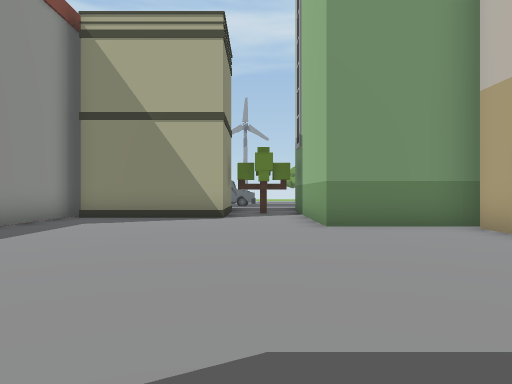
[1] (above)

24 first-person views from a walk through a 3-D level made in the Unity game engine. The camera is 1.3 m above the floor, looks level and sees 70° across. The floor is counted in squares, 2 m on a side. Each view is taken from the middle of a square. On the plan, view 1 faces up. The plan holds only what a view shows up to about 11 squares ahead; the rest is blank. The place goes on beyond the plan. The player is left out.

[2]
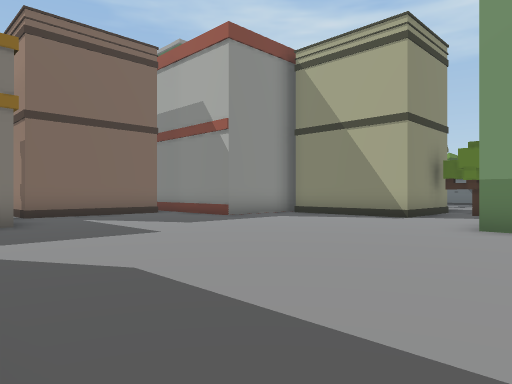

[3]
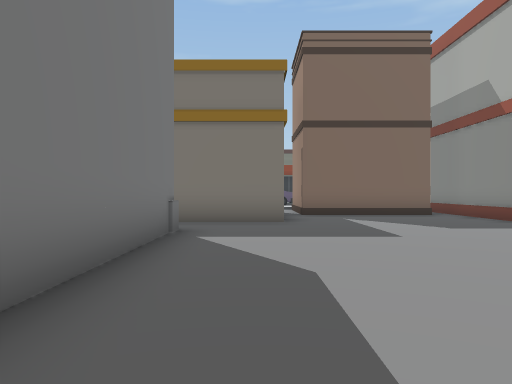

[4]
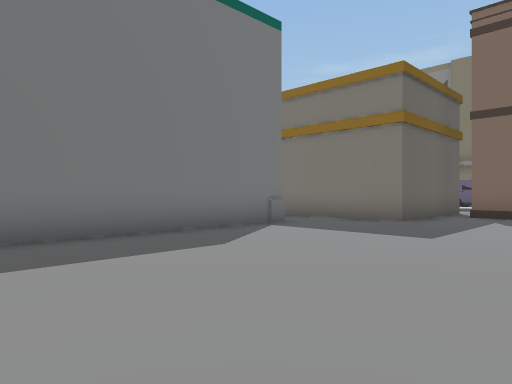

[5]
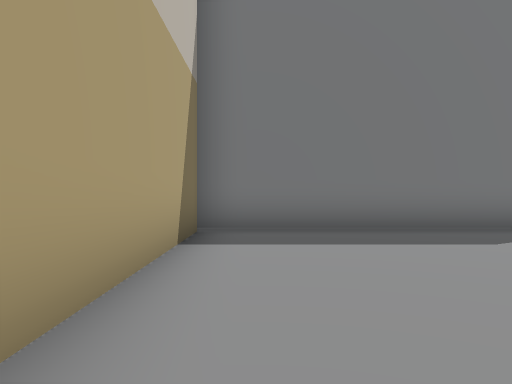

[6]
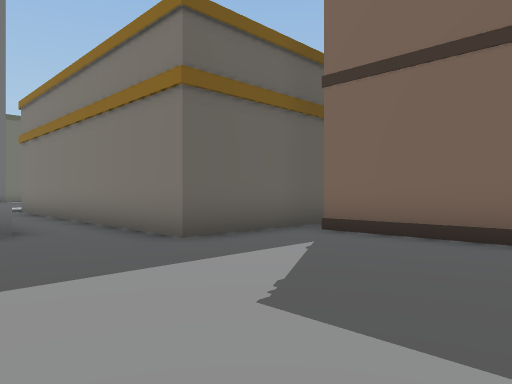

[7]
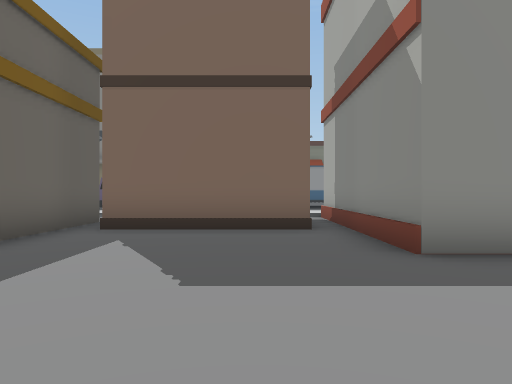

[8]
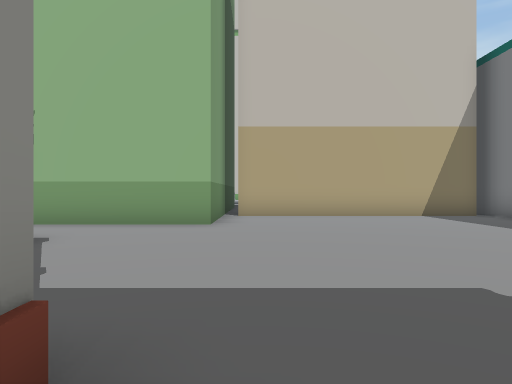

[9]
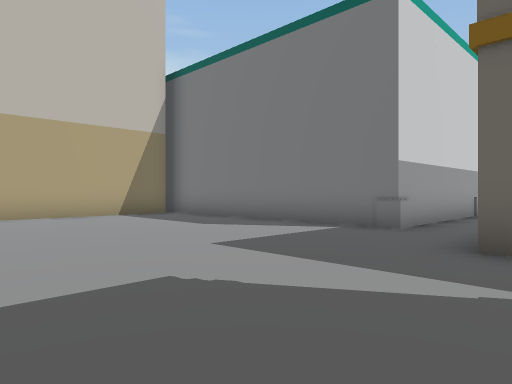

[10]
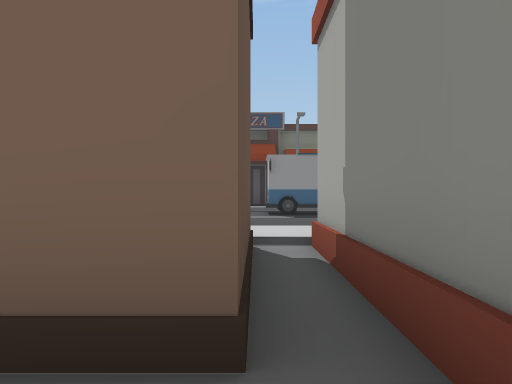

[11]
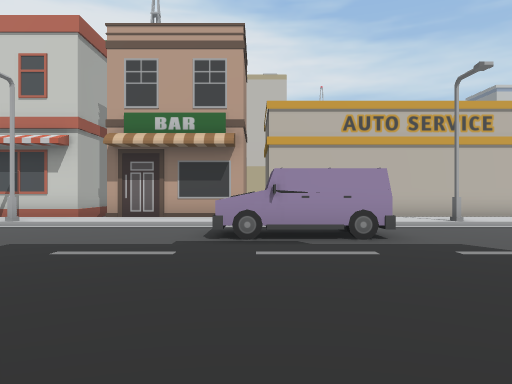

[12]
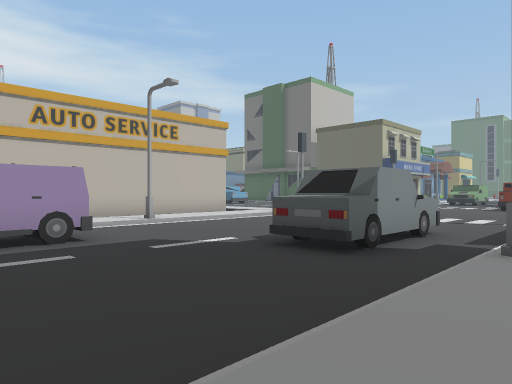

[13]
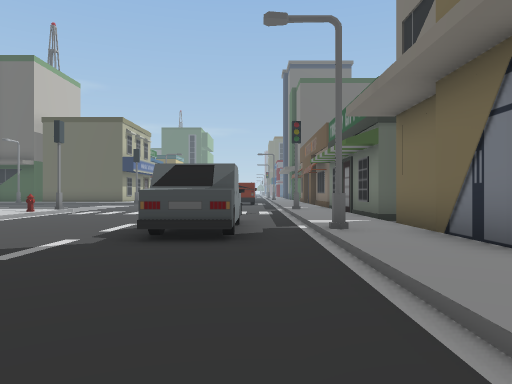

[14]
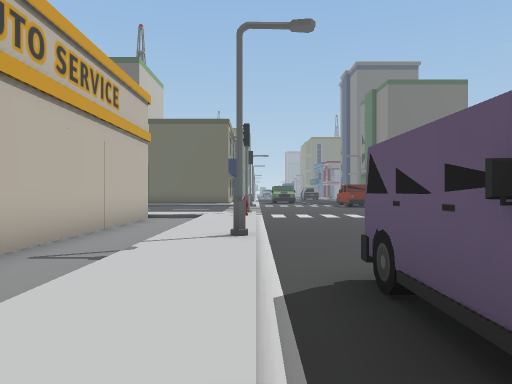

[15]
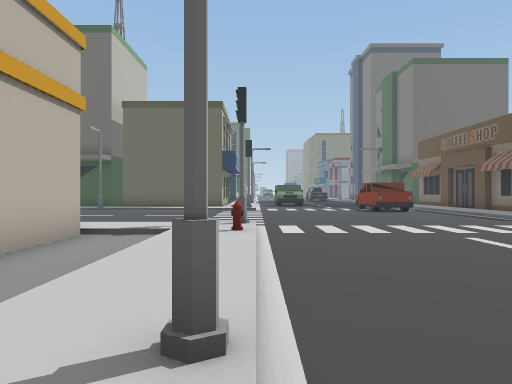

[16]
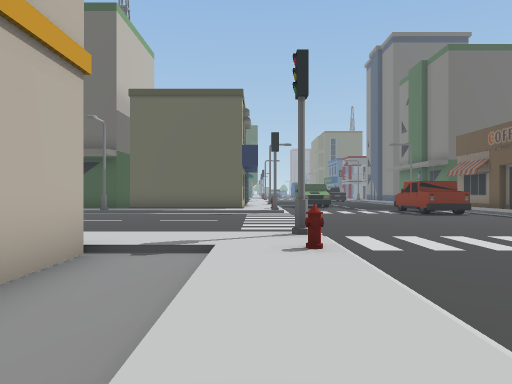

[17]
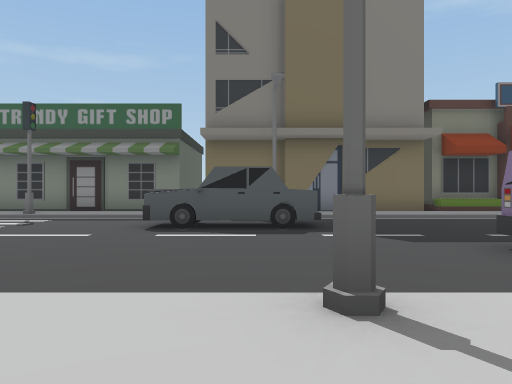

[18]
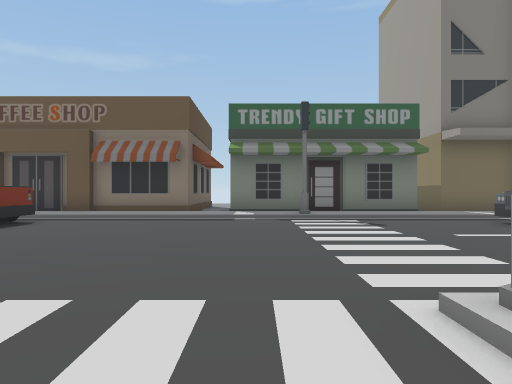

[19]
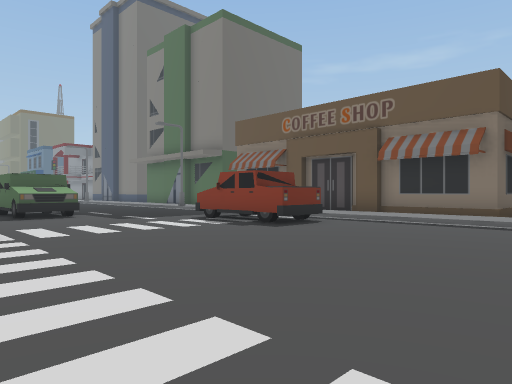

[20]
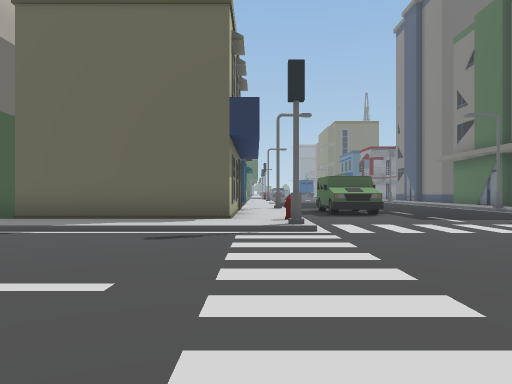

[21]
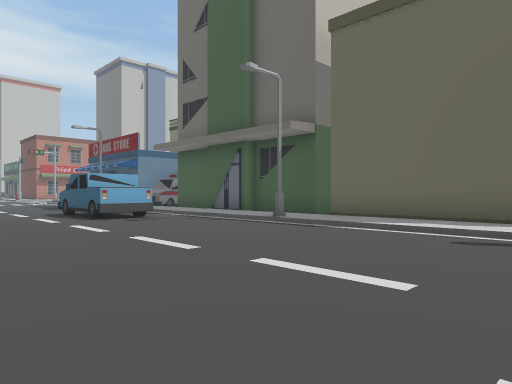

[22]
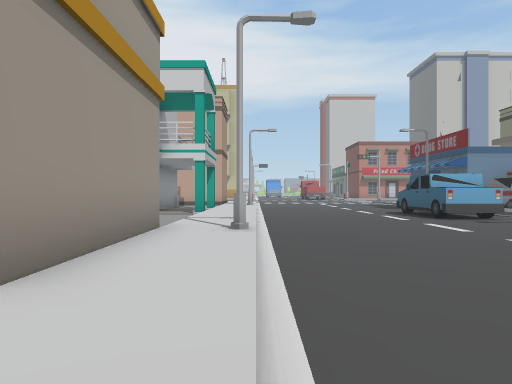

[23]
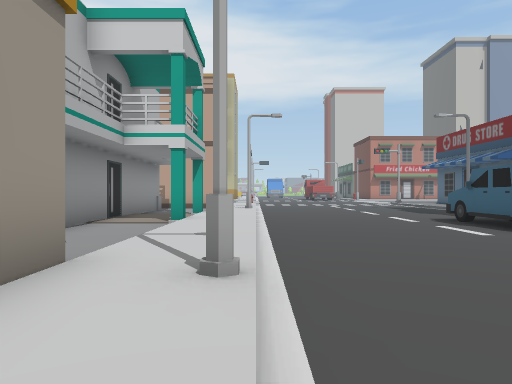

[24]
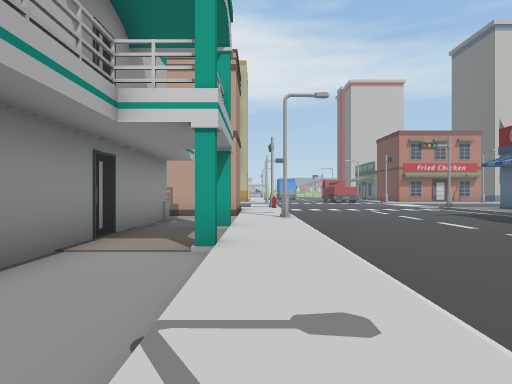

### Floor plan
Key: @ floor where view 1 was taken; # wall or solid block; x gap in a wall; . main floor; : floor 0.25 m higher than the main floor; / step, stairs or slope; ^ raised ledge; O other object.
Columns run from 22 left of view 1 to 6 right of it. Each row starts with its distance up from view 1.
  9             #    ^OOOO..O
  8      O.   O:#    #......O
  7      O..../:x^^###......OOOO
  6       ..../:###...........O
  5  O    ..../:###...........O
  4  O: ....../:###...........O
  3  O:/....../:###...........O
  2  O:/....OO/:  ............O
  1  O:/....OO/: OOOOO........O
  0  O:/....OO/:.O   O....@...OO
 -1  O:/....../:.O   O.########
 -2  O:/.O..../:.O   O.#
 -3  O:O.O....O:.O   O.#
 -4  O:/OO..../:.O   O.#
 -5  #:/.O..../:.O   O.#########
 -6  #:/....../:.O   O..........
 -7  #:/......O:.OOOOO....#.#.
 -8  #:/....../::::::::::::::::::
 -9  #:#......#//////O/////////O/
-10  #:/.........................
-11   :/.........................
-12 ##:/.........................
-13  #:/.........................
-14  #:/................OOO......
-15  #:/OO..............O      ..
-16  #:/OO....///////O///
-17  #  OO....O::::::::::
-18      O..../:#####OOO
-19      ...../:#    O
-20     ....OO/:#    O
-21     ....OO/:#
-22          O

Where each view was taken, in squares from view 1:
view 1: 0 up, 0 right, facing up
view 2: 0 up, 3 right, facing up-left
view 3: 1 up, 3 right, facing left
view 4: 5 up, 3 right, facing down-left
view 5: 6 up, 3 right, facing down
view 6: 6 up, 2 left, facing down-left
view 7: 5 up, 1 left, facing left
view 8: 6 up, 6 left, facing right
view 9: 6 up, 6 left, facing down-right
view 10: 6 up, 6 left, facing left
view 11: 2 up, 20 left, facing right
view 12: 2 up, 20 left, facing down-right
view 13: 3 up, 18 left, facing down
view 14: 3 up, 12 left, facing down
view 15: 1 down, 12 left, facing down
view 16: 3 down, 11 left, facing down
view 17: 3 down, 10 left, facing left
view 18: 10 down, 10 left, facing left
view 19: 10 down, 11 left, facing down-left
view 20: 10 down, 11 left, facing down
view 21: 10 down, 11 left, facing down-right
view 22: 9 down, 11 left, facing right
view 23: 9 down, 8 left, facing right
view 24: 8 down, 5 left, facing right
